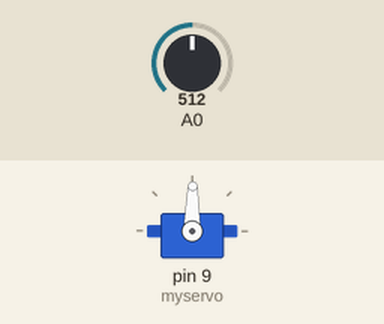
This sketch was run on a simulated Arduino Uno, built with avr-gcc and run on an emulated ATmega328P. Parts: servo. Inputs (shaded band) come from the test bench; at power-on: A0 = 512.

Above: at 1.2 s.
1.3 s: A0 set to 716
At 1.9 s:
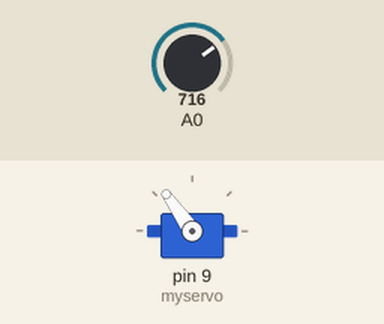
2.8 s: A0 set to 900
At 4.0 s:
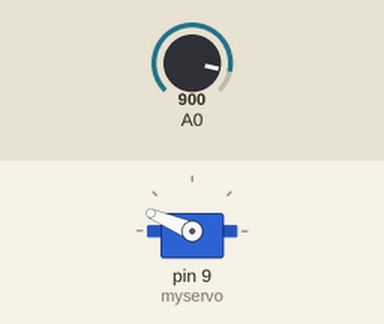
4.3 s: A0 set to 1023
At 5.4 s:
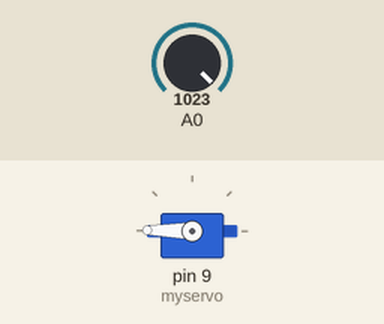
5.8 s: A0 set to 306
At 6.2 s:
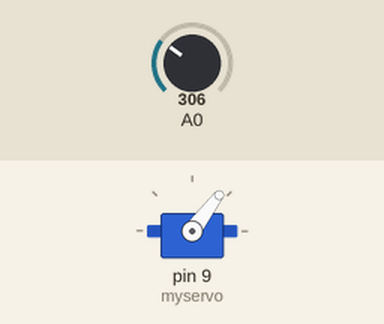
7.3 s: A0 set to 122
At 7.7 s:
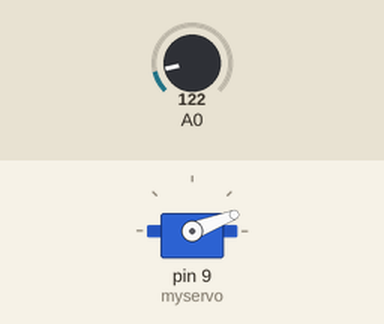
8.8 s: A0 set to 511
At 9.7 s:
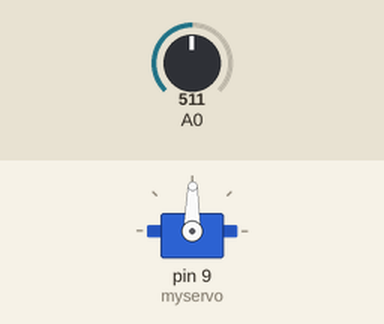
Timing chart, 0 to 11.3 s (numbered marks = the images above; inputs shaded):
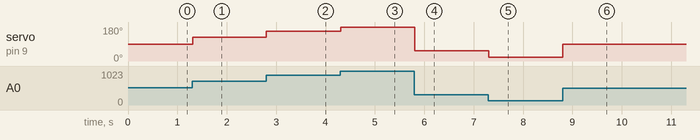

The sketch:

11_CONTROLLABLE_SERVO.ino
```cpp
#include <Servo.h>
Servo myservo;

int potpin = 0;
int val;

void setup(){
  myservo.attach(9);//attach myservo to digital PWM 9
}

void loop(){
  val = analogRead(0);//analog read the vlaue at A0
  val = map(val,0,1023,0,179); // scale the value at A0 to angle 0 to 179 degrees
  myservo.write(val); // write this value to myservo
  delay(15);
}
```

Measured:
- after the input at 1.3 s, servo on pin 9 (myservo): 89° → 125° at once
- after the input at 2.8 s, servo on pin 9 (myservo): 125° → 157° at once
- after the input at 4.3 s, servo on pin 9 (myservo): 157° → 179° at once
- after the input at 5.8 s, servo on pin 9 (myservo): 179° → 53° at once
- after the input at 7.3 s, servo on pin 9 (myservo): 53° → 21° at once
- after the input at 8.8 s, servo on pin 9 (myservo): 21° → 89° at once
